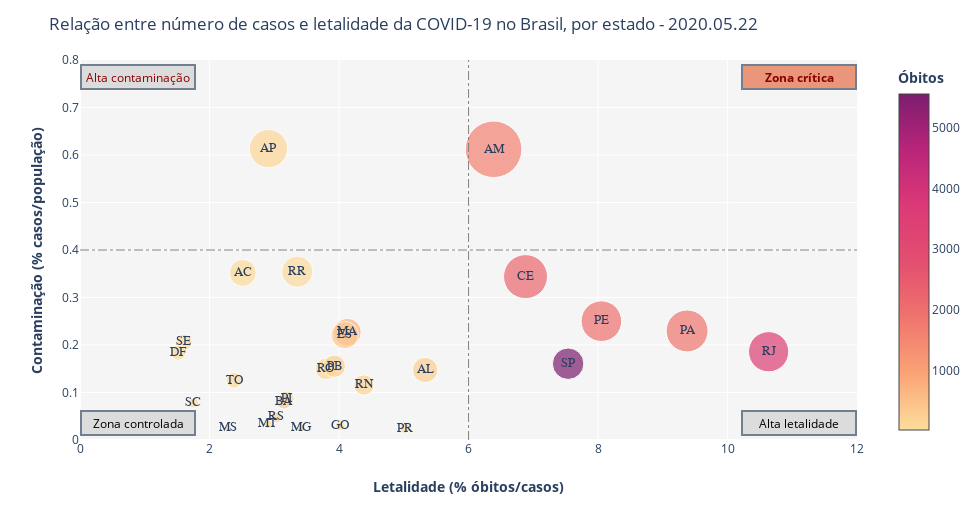

Notebook source saved alongside this figure:
### Code cell
fig.update_traces(textposition='middle center',
                  textfont=dict(family="sans serif",
                                size=13))

fig.update_layout(
    ## Chart general set:
    height=520,
    width=980,
    plot_bgcolor='rgb(245,245,245)',
    title_text='Relação entre número de casos e letalidade da COVID-19 no Brasil, por estado - 2020.05.22',
    xaxis_title="<b>Letalidade (% óbitos/casos)</b>",
    yaxis_title="<b>Contaminação (% casos/população)</b>",
    hovermode=False,  #Disable the hover information.
    ## Axis ranges:
    xaxis=dict(
        autorange=False,
        range=[0, 12],
        type="linear"
    ),
    yaxis=dict(
        autorange=False,
        range=[0, 0.8],
        type="linear"),
    ## Adjusting the colorbar title:
    coloraxis=dict(
        colorbar=dict(
            title=dict(
                text='<b>Óbitos</b>'
            )
        )),
    ## Vertical and horizontal lines
    shapes=[
        dict(
          type= 'line',
          yref= 'y', y0= 0, y1= 0.8,
          xref= 'x', x0= 6, x1= 6,
          line=dict(
                color="gray",
                width=1,
                dash="dashdot",
                )),
        dict(
          type= 'line',
          yref= 'y', y0= 0.4, y1= 0.4,
          xref= 'x', x0= 0, x1= 12,
          line=dict(
                color="gray",
                width=1,
                dash="dashdot",
                ))
        ],    
    ## Points annotations:
    annotations=[
        go.layout.Annotation(
            text='<b>Zona crítica</b>',
            align='center',
            showarrow=False,
            xref='paper',
            yref='paper',
            x=.98,
            y=.99,
            bordercolor='#708090',
            borderwidth=2,
            bgcolor='#E9967A',
            font=dict(
                color='DarkRed'),
            width=110,
            height=20),
        go.layout.Annotation(
            text='Alta letalidade',
            align='center',
            showarrow=False,
            xref='paper',
            yref='paper',
            x=.98,
            y=.01,
            bordercolor='#708090',
            borderwidth=2,
            bgcolor='#DCDCDC',
            font=dict(
                color='black'),
            width=110,
            height=20),
        go.layout.Annotation(
            text='Alta contaminação',
            align='center',
            showarrow=False,
            xref='paper',
            yref='paper',
            x=0,
            y=.99,
            bordercolor='#708090',
            borderwidth=2,
            bgcolor='#DCDCDC',
            font=dict(
                color='DarkRed'),
            width=110,
            height=20),
        go.layout.Annotation(
            text='Zona controlada',
            align='center',
            showarrow=False,
            xref='paper',
            yref='paper',
            x=0,
            y=.01,
            bordercolor='#708090',
            borderwidth=2,
            bgcolor='#DCDCDC',
            font=dict(
                color='black'),
            width=110,
            height=20),
    ]
)

fig.show()

### Figure 1 — Plotly figure (JSON) as saved in the notebook; plotly's stock layout.template omitted (floating-point values rounded to 4 significant figures)
{"data": [{"hoverlabel": {"namelength": 0}, "hovertemplate": "<b>%{hovertext}</b><br><br>lethality_pct=%{x}<br>contamRate=%{y}<br>deathRate=%{marker.size}<br>estado=%{text}<br>obitosAcumulado=%{marker.color}", "hovertext": ["RO", "AC", "AM", "RR", "PA", "AP", "TO", "MA", "PI", "CE", "RN", "PB", "PE", "AL", "SE", "BA", "MG", "ES", "RJ", "SP", "PR", "SC", "RS", "MS", "MT", "GO", "DF"], "legendgroup": "", "marker": {"color": [101, 78, 1620, 72, 1852, 151, 47, 663, 91, 2161, 178, 245, 1925, 262, 76, 376, 191, 363, 3412, 5558, 141, 98, 166, 17, 34, 85, 84], "coloraxis": "coloraxis", "size": [0.005683, 0.008844, 0.03909, 0.01189, 0.02153, 0.01785, 0.002988, 0.009371, 0.00278, 0.02366, 0.005076, 0.006097, 0.02014, 0.007851, 0.003306, 0.002528, 0.0009023, 0.009033, 0.01976, 0.0121, 0.001233, 0.001368, 0.001459, 0.0006117, 0.0009758, 0.001211, 0.002786], "sizemode": "area", "sizeref": 2.443e-05, "symbol": "circle"}, "mode": "markers+text", "name": "", "showlegend": false, "text": ["RO", "AC", "AM", "RR", "PA", "AP", "TO", "MA", "PI", "CE", "RN", "PB", "PE", "AL", "SE", "BA", "MG", "ES", "RJ", "SP", "PR", "SC", "RS", "MS", "MT", "GO", "DF"], "textfont": {"family": "sans serif", "size": 13}, "textposition": "middle center", "type": "scatter", "x": [3.798, 2.514, 6.386, 3.355, 9.374, 2.911, 2.379, 4.129, 3.191, 6.879, 4.384, 3.928, 8.051, 5.33, 1.605, 3.149, 3.413, 4.089, 10.63, 7.537, 5.018, 1.747, 3.033, 2.279, 2.901, 4.021, 1.516], "xaxis": "x", "y": [0.1496, 0.3518, 0.612, 0.3543, 0.2296, 0.6134, 0.1256, 0.227, 0.08713, 0.344, 0.1158, 0.1552, 0.2502, 0.1473, 0.2059, 0.08029, 0.02644, 0.2209, 0.1859, 0.1606, 0.02458, 0.0783, 0.0481, 0.02684, 0.03363, 0.03012, 0.1838], "yaxis": "y"}], "layout": {"annotations": [{"align": "center", "bgcolor": "#E9967A", "bordercolor": "#708090", "borderwidth": 2, "font": {"color": "DarkRed"}, "height": 20, "showarrow": false, "text": "<b>Zona crítica</b>", "width": 110, "x": 0.98, "xref": "paper", "y": 0.99, "yref": "paper"}, {"align": "center", "bgcolor": "#DCDCDC", "bordercolor": "#708090", "borderwidth": 2, "font": {"color": "black"}, "height": 20, "showarrow": false, "text": "Alta letalidade", "width": 110, "x": 0.98, "xref": "paper", "y": 0.01, "yref": "paper"}, {"align": "center", "bgcolor": "#DCDCDC", "bordercolor": "#708090", "borderwidth": 2, "font": {"color": "DarkRed"}, "height": 20, "showarrow": false, "text": "Alta contaminação", "width": 110, "x": 0, "xref": "paper", "y": 0.99, "yref": "paper"}, {"align": "center", "bgcolor": "#DCDCDC", "bordercolor": "#708090", "borderwidth": 2, "font": {"color": "black"}, "height": 20, "showarrow": false, "text": "Zona controlada", "width": 110, "x": 0, "xref": "paper", "y": 0.01, "yref": "paper"}], "coloraxis": {"colorbar": {"title": {"text": "<b>Óbitos</b>"}}, "colorscale": [[0, "rgb(252, 222, 156)"], [0.1667, "rgb(250, 164, 118)"], [0.3333, "rgb(240, 116, 110)"], [0.5, "rgb(227, 79, 111)"], [0.6667, "rgb(220, 57, 119)"], [0.8333, "rgb(185, 37, 122)"], [1, "rgb(124, 29, 111)"]]}, "height": 520, "hovermode": false, "legend": {"itemsizing": "constant", "tracegroupgap": 0}, "margin": {"t": 60}, "plot_bgcolor": "rgb(245,245,245)", "shapes": [{"line": {"color": "gray", "dash": "dashdot", "width": 1}, "type": "line", "x0": 6, "x1": 6, "xref": "x", "y0": 0, "y1": 0.8, "yref": "y"}, {"line": {"color": "gray", "dash": "dashdot", "width": 1}, "type": "line", "x0": 0, "x1": 12, "xref": "x", "y0": 0.4, "y1": 0.4, "yref": "y"}], "title": {"text": "Relação entre número de casos e letalidade da COVID-19 no Brasil, por estado - 2020.05.22"}, "width": 980, "xaxis": {"anchor": "y", "autorange": false, "domain": [0, 0.98], "range": [0, 12], "title": {"text": "<b>Letalidade (% óbitos/casos)</b>"}, "type": "linear"}, "yaxis": {"anchor": "x", "autorange": false, "domain": [0, 1], "range": [0, 0.8], "title": {"text": "<b>Contaminação (% casos/população)</b>"}, "type": "linear"}}}
